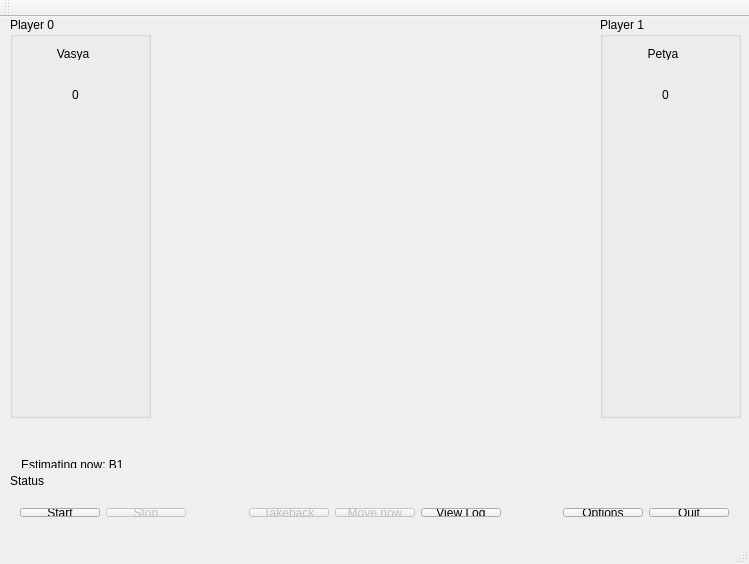
<?xml version="1.0" encoding="UTF-8"?>
<ui version="4.0">
 <class>MainWindow</class>
 <widget class="QMainWindow" name="MainWindow">
  <property name="geometry">
   <rect>
    <x>0</x>
    <y>0</y>
    <width>749</width>
    <height>564</height>
   </rect>
  </property>
  <property name="windowTitle">
   <string>MainWindow</string>
  </property>
  <widget class="QWidget" name="centralWidget">
   <widget class="QWidget" name="verticalLayoutWidget_2">
    <property name="geometry">
     <rect>
      <x>9</x>
      <y>480</y>
      <width>731</width>
      <height>31</height>
     </rect>
    </property>
    <layout class="QVBoxLayout" name="Layout_buttons">
     <item>
      <layout class="QHBoxLayout" name="horizontalLayout_buttons">
       <item>
        <widget class="QPushButton" name="pushButton_Start">
         <property name="text">
          <string>Start</string>
         </property>
        </widget>
       </item>
       <item>
        <widget class="QPushButton" name="pushButton_Stop">
         <property name="enabled">
          <bool>false</bool>
         </property>
         <property name="text">
          <string>Stop</string>
         </property>
        </widget>
       </item>
       <item>
        <spacer name="horizontalSpacer_1">
         <property name="orientation">
          <enum>Qt::Horizontal</enum>
         </property>
         <property name="sizeHint" stdset="0">
          <size>
           <width>40</width>
           <height>20</height>
          </size>
         </property>
        </spacer>
       </item>
       <item>
        <widget class="QPushButton" name="pushButton_Takeback">
         <property name="enabled">
          <bool>false</bool>
         </property>
         <property name="text">
          <string>Takeback</string>
         </property>
        </widget>
       </item>
       <item>
        <widget class="QPushButton" name="pushButton_Move_Now">
         <property name="enabled">
          <bool>false</bool>
         </property>
         <property name="text">
          <string>Move now</string>
         </property>
        </widget>
       </item>
       <item>
        <widget class="QPushButton" name="pushButton_View_Log">
         <property name="text">
          <string>View Log</string>
         </property>
        </widget>
       </item>
       <item>
        <spacer name="horizontalSpacer_2">
         <property name="orientation">
          <enum>Qt::Horizontal</enum>
         </property>
         <property name="sizeHint" stdset="0">
          <size>
           <width>40</width>
           <height>20</height>
          </size>
         </property>
        </spacer>
       </item>
       <item>
        <widget class="QPushButton" name="pushButton_Options">
         <property name="text">
          <string>Options</string>
         </property>
        </widget>
       </item>
       <item>
        <widget class="QPushButton" name="pushButton_Quit">
         <property name="text">
          <string>Quit</string>
         </property>
        </widget>
       </item>
      </layout>
     </item>
    </layout>
   </widget>
   <widget class="QLabel" name="Status">
    <property name="geometry">
     <rect>
      <x>10</x>
      <y>455</y>
      <width>729</width>
      <height>18</height>
     </rect>
    </property>
    <property name="minimumSize">
     <size>
      <width>0</width>
      <height>18</height>
     </size>
    </property>
    <property name="text">
     <string>Status</string>
    </property>
   </widget>
   <widget class="QWidget" name="layoutWidget">
    <property name="geometry">
     <rect>
      <x>10</x>
      <y>430</y>
      <width>731</width>
      <height>21</height>
     </rect>
    </property>
    <layout class="QHBoxLayout" name="horizontalLayout_3">
     <item>
      <widget class="QLabel" name="label_estimating_now">
       <property name="minimumSize">
        <size>
         <width>0</width>
         <height>14</height>
        </size>
       </property>
       <property name="text">
        <string>Estimating now: B1</string>
       </property>
      </widget>
     </item>
     <item>
      <widget class="QLabel" name="label_best_estimated">
       <property name="text">
        <string>Best estimated:</string>
       </property>
      </widget>
     </item>
     <item>
      <widget class="QLabel" name="label_expected_rest_time">
       <property name="text">
        <string>Expected rest time:</string>
       </property>
      </widget>
     </item>
     <item>
      <widget class="QLabel" name="label_rest_time">
       <property name="text">
        <string>Rest time:</string>
       </property>
      </widget>
     </item>
    </layout>
   </widget>
   <widget class="QGroupBox" name="groupBox_player_0">
    <property name="geometry">
     <rect>
      <x>10</x>
      <y>0</y>
      <width>141</width>
      <height>401</height>
     </rect>
    </property>
    <property name="title">
     <string>Player 0</string>
    </property>
    <widget class="QLabel" name="label_player_name_0">
     <property name="geometry">
      <rect>
       <x>40</x>
       <y>30</y>
       <width>46</width>
       <height>13</height>
      </rect>
     </property>
     <property name="text">
      <string>Vasya</string>
     </property>
     <property name="alignment">
      <set>Qt::AlignCenter</set>
     </property>
    </widget>
    <widget class="QLabel" name="label_chips_number_0">
     <property name="geometry">
      <rect>
       <x>40</x>
       <y>70</y>
       <width>51</width>
       <height>16</height>
      </rect>
     </property>
     <property name="text">
      <string>0</string>
     </property>
     <property name="alignment">
      <set>Qt::AlignCenter</set>
     </property>
    </widget>
   </widget>
   <widget class="QGroupBox" name="groupBox_player_1">
    <property name="geometry">
     <rect>
      <x>600</x>
      <y>0</y>
      <width>141</width>
      <height>401</height>
     </rect>
    </property>
    <property name="title">
     <string>Player 1</string>
    </property>
    <widget class="QLabel" name="label_player_name_1">
     <property name="geometry">
      <rect>
       <x>40</x>
       <y>30</y>
       <width>46</width>
       <height>13</height>
      </rect>
     </property>
     <property name="text">
      <string>Petya</string>
     </property>
     <property name="alignment">
      <set>Qt::AlignCenter</set>
     </property>
    </widget>
    <widget class="QLabel" name="label_chips_number_1">
     <property name="geometry">
      <rect>
       <x>40</x>
       <y>70</y>
       <width>51</width>
       <height>16</height>
      </rect>
     </property>
     <property name="text">
      <string>0</string>
     </property>
     <property name="alignment">
      <set>Qt::AlignCenter</set>
     </property>
    </widget>
   </widget>
  </widget>
  <widget class="QMenuBar" name="menuBar">
   <property name="geometry">
    <rect>
     <x>0</x>
     <y>0</y>
     <width>749</width>
     <height>18</height>
    </rect>
   </property>
  </widget>
  <widget class="QToolBar" name="mainToolBar">
   <attribute name="toolBarArea">
    <enum>TopToolBarArea</enum>
   </attribute>
   <attribute name="toolBarBreak">
    <bool>false</bool>
   </attribute>
  </widget>
  <widget class="QStatusBar" name="statusBar"/>
  <action name="actionNew_game">
   <property name="text">
    <string>New game</string>
   </property>
  </action>
  <action name="actionSave_game">
   <property name="text">
    <string>Save game</string>
   </property>
  </action>
  <action name="actionLoad_game">
   <property name="text">
    <string>Load game</string>
   </property>
  </action>
  <action name="actionSave_options">
   <property name="text">
    <string>Save options</string>
   </property>
  </action>
  <action name="actionLoad_options">
   <property name="text">
    <string>Load options</string>
   </property>
  </action>
  <action name="actionNew_Game">
   <property name="text">
    <string>New game</string>
   </property>
  </action>
  <action name="actionStart">
   <property name="text">
    <string>Start</string>
   </property>
  </action>
  <action name="actionStop">
   <property name="text">
    <string>Stop</string>
   </property>
  </action>
  <action name="actionQuit">
   <property name="text">
    <string>Quit</string>
   </property>
  </action>
  <action name="actionOptions">
   <property name="text">
    <string>Options</string>
   </property>
  </action>
  <action name="actionTakeback">
   <property name="text">
    <string>Takeback</string>
   </property>
  </action>
  <action name="actionAbout">
   <property name="text">
    <string>About </string>
   </property>
  </action>
  <action name="actionAuthor">
   <property name="text">
    <string>Author</string>
   </property>
  </action>
  <action name="actionMove_now">
   <property name="text">
    <string>Move now</string>
   </property>
  </action>
 </widget>
 <layoutdefault spacing="6" margin="11"/>
 <resources/>
 <connections/>
</ui>
